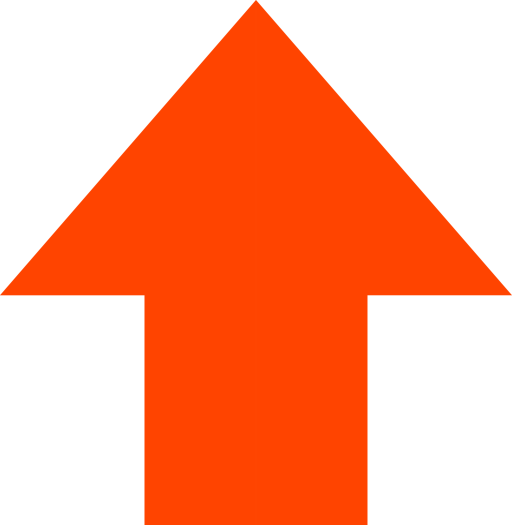
#> input picture assets/upvote.png, 1024 x 1049 px (shown at 1/2 size)
$ python thumbnail.py   (older library calls are emulated)
#> lines starting #> are read from the running program, lines starting #| are printed output that depends on the picture
from PIL import Image, ImageDraw, ImageFont
import requests
import colorsys
import random
import io

default_size = (1280, 720)

upvote_im = Image.open('assets/upvote.png')
#> upvote_im is the input picture: PIL image 1024x1049 RGBA; mean R, G, B, A 121.6, 32.4, 0, 120.3
upvote_im = upvote_im.resize((100, 100))
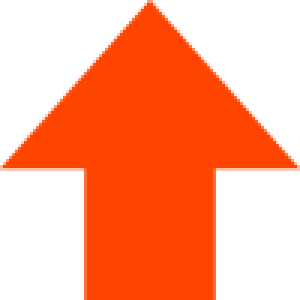
#> upvote_im: PIL image 100x100 RGBA (shown 3 times larger); mean R, G, B, A 124.4, 33.2, 0, 120.3; transparent parts drawn white

downvote_im = upvote_im.rotate(180)
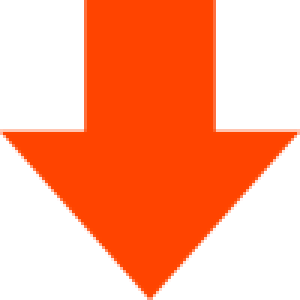
#> downvote_im: PIL image 100x100 RGBA (shown 3 times larger); mean R, G, B, A 124.4, 33.2, 0, 120.3; transparent parts drawn white

#> (the run stopped early here; a loop or call above may not have finished)
